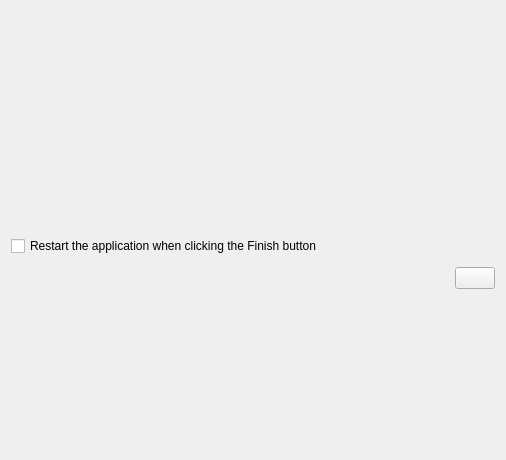
<?xml version="1.0" encoding="UTF-8"?>
<ui version="4.0">
 <class>AssistantPageConclusions</class>
 <widget class="QWidget" name="AssistantPageConclusions">
  <property name="geometry">
   <rect>
    <x>0</x>
    <y>0</y>
    <width>506</width>
    <height>460</height>
   </rect>
  </property>
  <layout class="QVBoxLayout" name="verticalLayout">
   <item>
    <widget class="QLabel" name="m_conclusionsLabel">
     <property name="wordWrap">
      <bool>true</bool>
     </property>
    </widget>
   </item>
   <item>
    <widget class="QLabel" name="m_explanationLabel">
     <property name="wordWrap">
      <bool>true</bool>
     </property>
    </widget>
   </item>
   <item>
    <spacer name="verticalSpacer">
     <property name="orientation">
      <enum>Qt::Vertical</enum>
     </property>
     <property name="sizeHint" stdset="0">
      <size>
       <width>20</width>
       <height>40</height>
      </size>
     </property>
    </spacer>
   </item>
   <item>
    <widget class="QLabel" name="m_howToProceedLabel">
     <property name="text">
      <string/>
     </property>
     <property name="wordWrap">
      <bool>true</bool>
     </property>
    </widget>
   </item>
   <item>
    <spacer name="verticalSpacer_3">
     <property name="orientation">
      <enum>Qt::Vertical</enum>
     </property>
     <property name="sizeType">
      <enum>QSizePolicy::Fixed</enum>
     </property>
     <property name="sizeHint" stdset="0">
      <size>
       <width>20</width>
       <height>5</height>
      </size>
     </property>
    </spacer>
   </item>
   <item>
    <widget class="QCheckBox" name="m_restartAppOnFinish">
     <property name="text">
      <string>Restart the application when clicking the Finish button</string>
     </property>
    </widget>
   </item>
   <item>
    <spacer name="verticalSpacer_4">
     <property name="orientation">
      <enum>Qt::Vertical</enum>
     </property>
     <property name="sizeType">
      <enum>QSizePolicy::Fixed</enum>
     </property>
     <property name="sizeHint" stdset="0">
      <size>
       <width>20</width>
       <height>5</height>
      </size>
     </property>
    </spacer>
   </item>
   <item>
    <layout class="QHBoxLayout" name="horizontalLayout">
     <item>
      <spacer name="horizontalSpacer">
       <property name="orientation">
        <enum>Qt::Horizontal</enum>
       </property>
       <property name="sizeHint" stdset="0">
        <size>
         <width>40</width>
         <height>20</height>
        </size>
       </property>
      </spacer>
     </item>
     <item>
      <widget class="KPushButton" name="m_showReportInformationButton"/>
     </item>
    </layout>
   </item>
   <item>
    <spacer name="verticalSpacer_2">
     <property name="orientation">
      <enum>Qt::Vertical</enum>
     </property>
     <property name="sizeHint" stdset="0">
      <size>
       <width>20</width>
       <height>40</height>
      </size>
     </property>
    </spacer>
   </item>
  </layout>
 </widget>
 <customwidgets>
  <customwidget>
   <class>KPushButton</class>
   <extends>QPushButton</extends>
   <header>kpushbutton.h</header>
  </customwidget>
 </customwidgets>
 <resources/>
 <connections/>
</ui>
